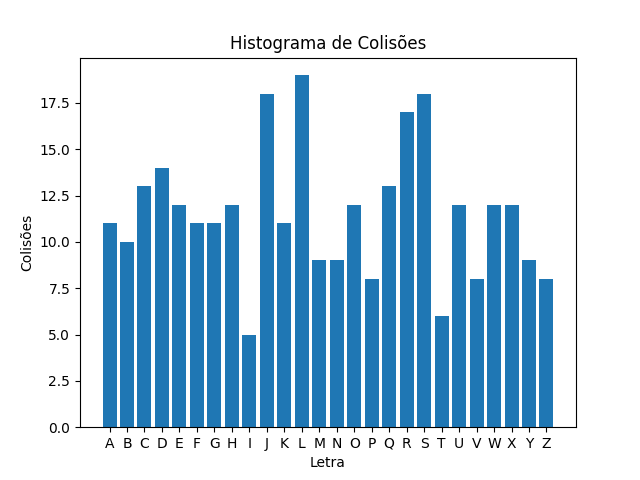

Write the Python code that produced this figure.
import matplotlib.pyplot as plt
from importa_arquivo import importar_alunos

# Função de hash
def hash_function(name, M):
    return sum(ord(char) for char in name) % M

# Criar a tabela hash
M = 26
hash_table = {i: 0 for i in range(M)}

# Nomes dos alunos
alunos = importar_alunos("alunosED_2023.txt")

# Preencher a tabela hash
for aluno in alunos:
    index = hash_function(aluno, M)
    hash_table[index] += 1

# Imprimir o histograma
print("Letra  Colisões")
for letra, colisoes in hash_table.items():
    print(f"  {chr(letra + ord('A'))}      {colisoes}")

# Encontrar a letra com mais e menos colisões
mais_colisoes_letra = max(hash_table, key=hash_table.get)
menos_colisoes_letra = min(hash_table, key=hash_table.get)

# Imprimir resultados
print(f"\nLetra com mais colisões: {chr(mais_colisoes_letra + ord('A'))}")
print(f"Letra com menos colisões: {chr(menos_colisoes_letra + ord('A'))}")
print(f"Quantidade de colisões para a letra com mais colisões: {hash_table[mais_colisoes_letra]}")
print(f"Quantidade de colisões para a letra com menos colisões: {hash_table[menos_colisoes_letra]}")

# Gerar o histograma
letras = [chr(letra + ord('A')) for letra in hash_table]
colisoes = list(hash_table.values())

plt.bar(letras, colisoes)
plt.xlabel('Letra')
plt.ylabel('Colisões')
plt.title('Histograma de Colisões')
plt.show()
